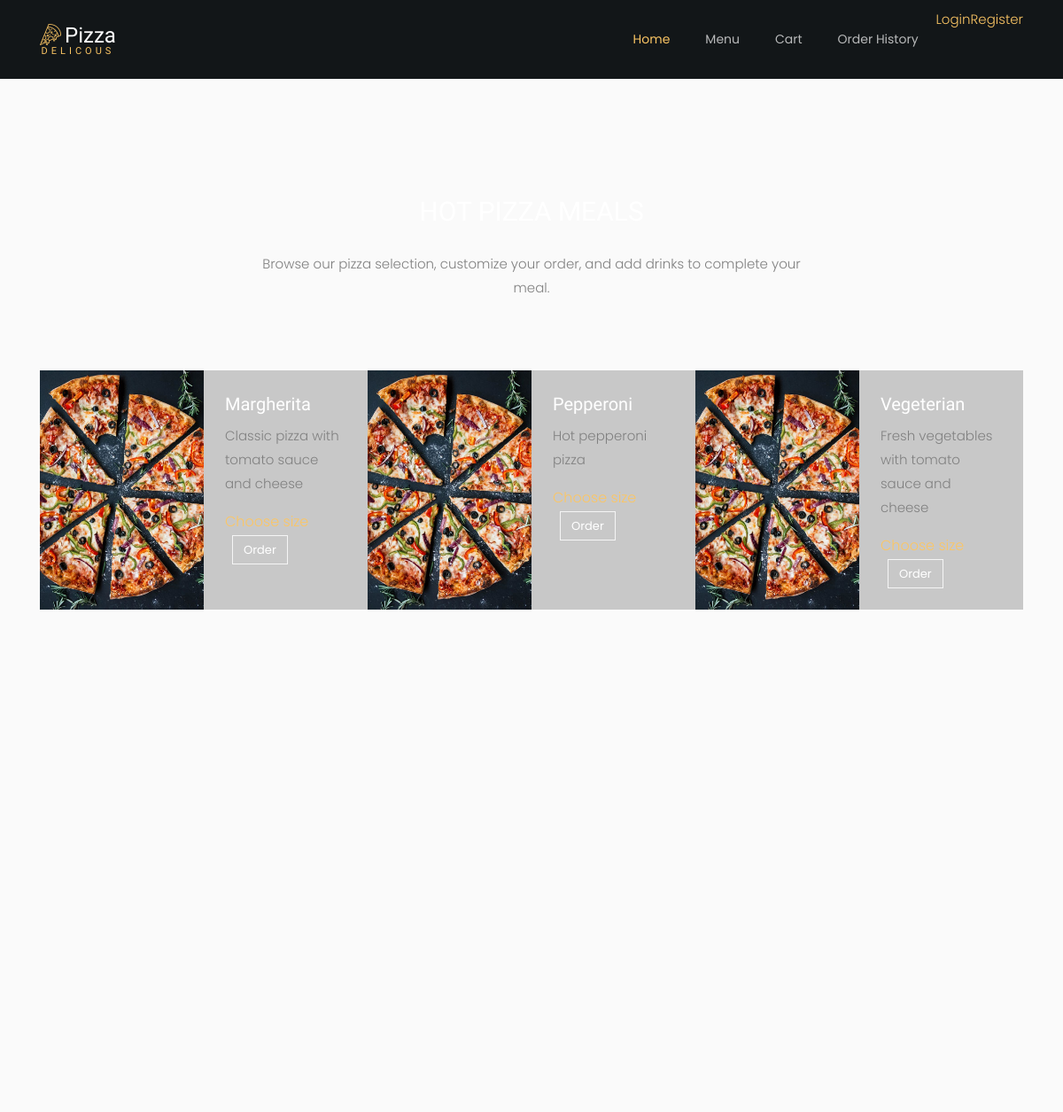
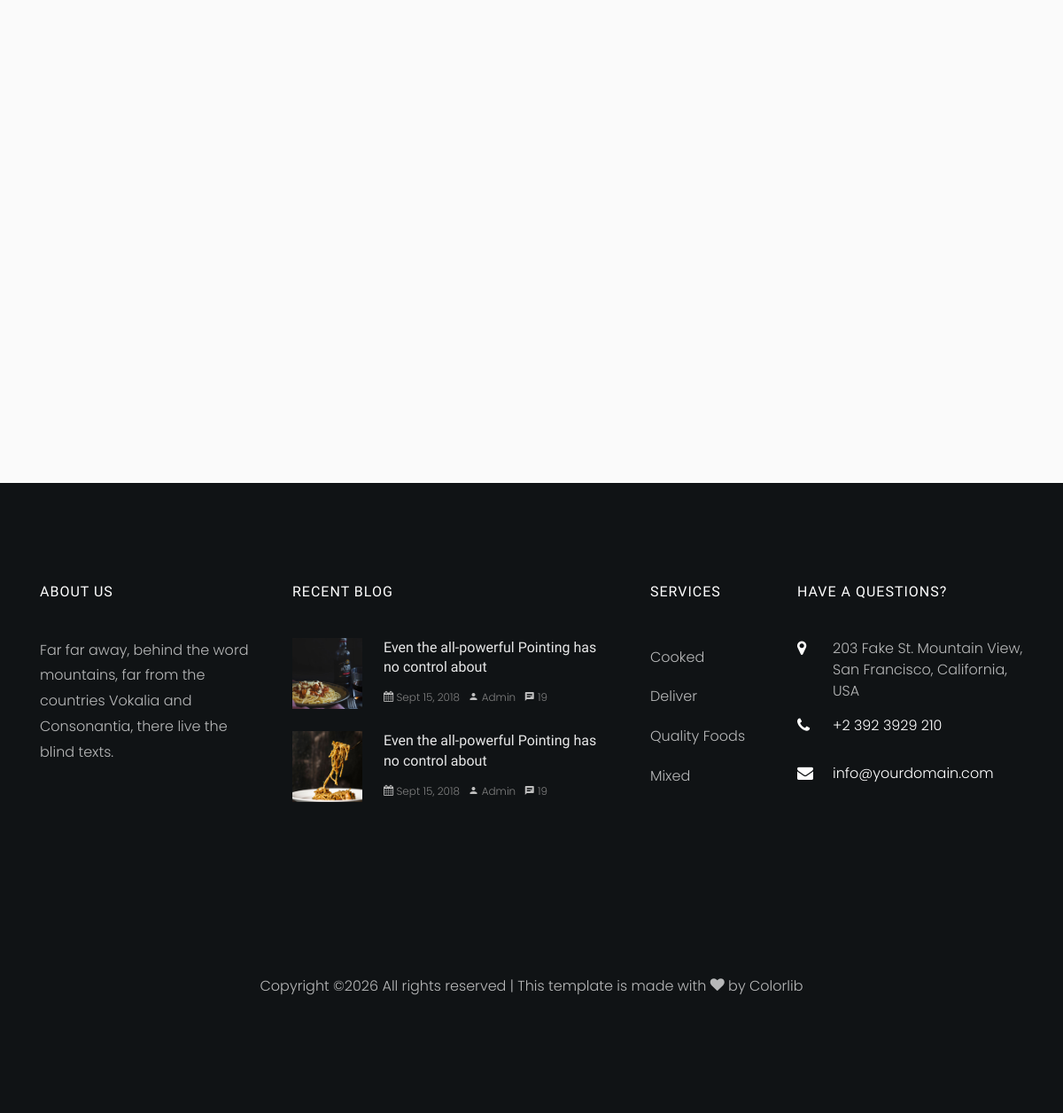
The app's page /menu/ with its own data (2 pictures, top to bottom).
### menu/models.py (models this page shows, shortened)
class Pizza(models.Model):
    name = models.CharField(max_length=100, unique=True)
    description = models.TextField(blank=True)
    image_url = models.URLField(blank=True)
    available = models.BooleanField(default=True)
    allowed_toppings = models.ManyToManyField(Topping, blank=True, related_name="pizzas")

### menu/views.py (the view)
# urls.py: path("menu/", views.menu_list, name="menu_list"),
def menu_list(request):
    pizzas = Pizza.objects.filter(available=True)
    drinks = Drink.objects.filter(available=True)
    context = {
        "pizzas": pizzas,
        "drinks": drinks,
    }
    return render(request, "menu/menu_list.html", context)

### menu/templates/menu/menu_list.html (shortened to what this page needs)
{% extends "base.html" %}
{% load static %}
{% block content %}
<section class="ftco-section">
    <div class="container">
        <div class="row justify-content-center mb-5 pb-3">
            <div class="col-md-7 heading-section ftco-animate text-center">
                <h2 class="mb-4">Hot Pizza Meals</h2>
                <p>Browse our pizza selection, customize your order, and add drinks to complete your meal.</p>
            </div>
        </div>
    </div>
    <div class="container-wrap">
        <div class="row no-gutters d-flex">
            {% for pizza in pizzas %}
                <div class="col-lg-4 d-flex ftco-animate">
                    <div class="services-wrap d-flex">
                        <a href="{% url 'menu:pizza_detail' pizza.id %}"
                           class="img"
                           style="background-image: url('{% static 'pizza_template/images/pizza-1.jpg' %}');">
                        </a>
                        <div class="text p-4">
                            <h3>{{ pizza.name }}</h3>
                            <p>{{ pizza.description }}</p>
                            <p class="price">
                                <span>Choose size</span>
                                <a href="{% url 'menu:pizza_detail' pizza.id %}" class="ml-2 btn btn-white btn-outline-white">
                                    Order
                                </a>
                            </p>
                        </div>
                    </div>
                </div>
            {% empty %}
                <div class="col-12 text-center">
                    <p>No pizzas are available right now.</p>
                </div>
            {% endfor %}
        </div>
    </div>
    <div class="container">
        <div class="row justify-content-center mb-5 pb-3 mt-5 pt-5">
        </div>
        <div class="row">
            <div class="col-md-6">
            </div>
            <div class="col-md-6">
            </div>
        </div>
        <div class="row justify-content-center mb-5 pb-3 mt-5 pt-5">
        </div>
        <div class="row">
        </div>
    </div>
</section>
{% endblock %}

### records on screen
Pizza: name "Margherita", description "Classic pizza with tomato sauce and cheese"
Pizza: name "Pepperoni", description "Hot pepperoni pizza"
Pizza: name "Vegeterian", description "Fresh vegetables with tomato sauce and cheese"
